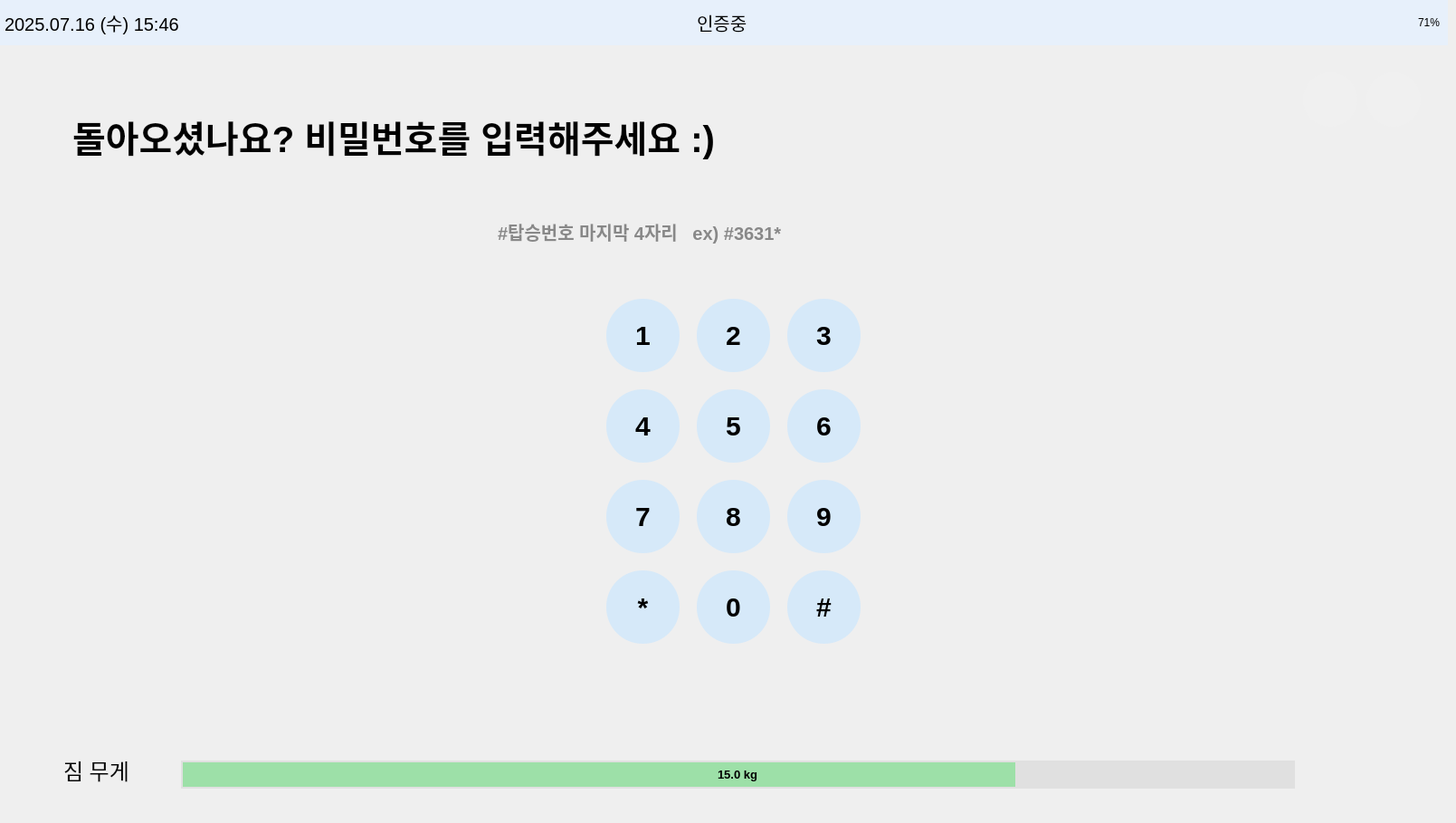
    <widget class="QWidget" name="page_user_valid">
     <widget class="QPushButton" name="btn_home11">
      <property name="geometry">
       <rect>
        <x>1440</x>
        <y>80</y>
        <width>60</width>
        <height>60</height>
       </rect>
      </property>
      <property name="palette">
       <palette>
        <active>
         <colorrole role="Button">
          <brush brushstyle="SolidPattern">
           <color alpha="255">
            <red>240</red>
            <green>240</green>
            <blue>240</blue>
           </color>
          </brush>
         </colorrole>
         <colorrole role="Base">
          <brush brushstyle="SolidPattern">
           <color alpha="255">
            <red>240</red>
            <green>240</green>
            <blue>240</blue>
           </color>
          </brush>
         </colorrole>
         <colorrole role="Window">
          <brush brushstyle="SolidPattern">
           <color alpha="255">
            <red>240</red>
            <green>240</green>
            <blue>240</blue>
           </color>
          </brush>
         </colorrole>
        </active>
        <inactive>
         <colorrole role="Button">
          <brush brushstyle="SolidPattern">
           <color alpha="255">
            <red>240</red>
            <green>240</green>
            <blue>240</blue>
           </color>
          </brush>
         </colorrole>
         <colorrole role="Base">
          <brush brushstyle="SolidPattern">
           <color alpha="255">
            <red>240</red>
            <green>240</green>
            <blue>240</blue>
           </color>
          </brush>
         </colorrole>
         <colorrole role="Window">
          <brush brushstyle="SolidPattern">
           <color alpha="255">
            <red>240</red>
            <green>240</green>
            <blue>240</blue>
           </color>
          </brush>
         </colorrole>
        </inactive>
        <disabled>
         <colorrole role="Button">
          <brush brushstyle="SolidPattern">
           <color alpha="255">
            <red>240</red>
            <green>240</green>
            <blue>240</blue>
           </color>
          </brush>
         </colorrole>
         <colorrole role="Base">
          <brush brushstyle="SolidPattern">
           <color alpha="255">
            <red>240</red>
            <green>240</green>
            <blue>240</blue>
           </color>
          </brush>
         </colorrole>
         <colorrole role="Window">
          <brush brushstyle="SolidPattern">
           <color alpha="255">
            <red>240</red>
            <green>240</green>
            <blue>240</blue>
           </color>
          </brush>
         </colorrole>
        </disabled>
       </palette>
      </property>
      <property name="styleSheet">
       <string notr="true">QPushButton {
    border: none;
    border-radius: 30px;
    background-color: #F0F0F0;
}</string>
      </property>
      <property name="text">
       <string/>
      </property>
      <property name="icon">
       <iconset>
        <normaloff>icon/home.png</normaloff>icon/home.png</iconset>
      </property>
      <property name="iconSize">
       <size>
        <width>40</width>
        <height>40</height>
       </size>
      </property>
     </widget>
     <widget class="QPushButton" name="btn_back11">
      <property name="geometry">
       <rect>
        <x>1510</x>
        <y>80</y>
        <width>60</width>
        <height>60</height>
       </rect>
      </property>
      <property name="palette">
       <palette>
        <active>
         <colorrole role="Button">
          <brush brushstyle="SolidPattern">
           <color alpha="255">
            <red>240</red>
            <green>240</green>
            <blue>240</blue>
           </color>
          </brush>
         </colorrole>
         <colorrole role="Base">
          <brush brushstyle="SolidPattern">
           <color alpha="255">
            <red>240</red>
            <green>240</green>
            <blue>240</blue>
           </color>
          </brush>
         </colorrole>
         <colorrole role="Window">
          <brush brushstyle="SolidPattern">
           <color alpha="255">
            <red>240</red>
            <green>240</green>
            <blue>240</blue>
           </color>
          </brush>
         </colorrole>
        </active>
        <inactive>
         <colorrole role="Button">
          <brush brushstyle="SolidPattern">
           <color alpha="255">
            <red>240</red>
            <green>240</green>
            <blue>240</blue>
           </color>
          </brush>
         </colorrole>
         <colorrole role="Base">
          <brush brushstyle="SolidPattern">
           <color alpha="255">
            <red>240</red>
            <green>240</green>
            <blue>240</blue>
           </color>
          </brush>
         </colorrole>
         <colorrole role="Window">
          <brush brushstyle="SolidPattern">
           <color alpha="255">
            <red>240</red>
            <green>240</green>
            <blue>240</blue>
           </color>
          </brush>
         </colorrole>
        </inactive>
        <disabled>
         <colorrole role="Button">
          <brush brushstyle="SolidPattern">
           <color alpha="255">
            <red>240</red>
            <green>240</green>
            <blue>240</blue>
           </color>
          </brush>
         </colorrole>
         <colorrole role="Base">
          <brush brushstyle="SolidPattern">
           <color alpha="255">
            <red>240</red>
            <green>240</green>
            <blue>240</blue>
           </color>
          </brush>
         </colorrole>
         <colorrole role="Window">
          <brush brushstyle="SolidPattern">
           <color alpha="255">
            <red>240</red>
            <green>240</green>
            <blue>240</blue>
           </color>
          </brush>
         </colorrole>
        </disabled>
       </palette>
      </property>
      <property name="styleSheet">
       <string notr="true">QPushButton {
    border: none;
    border-radius: 30px;
    background-color: #F0F0F0;
}</string>
      </property>
      <property name="text">
       <string/>
      </property>
      <property name="icon">
       <iconset>
        <normaloff>icon/back.png</normaloff>icon/back.png</iconset>
      </property>
      <property name="iconSize">
       <size>
        <width>40</width>
        <height>40</height>
       </size>
      </property>
     </widget>
     <widget class="QProgressBar" name="weight_bar11">
      <property name="geometry">
       <rect>
        <x>200</x>
        <y>840</y>
        <width>1231</width>
        <height>31</height>
       </rect>
      </property>
      <property name="font">
       <font>
        <pointsize>10</pointsize>
        <weight>75</weight>
        <bold>true</bold>
       </font>
      </property>
      <property name="styleSheet">
       <string notr="true">QProgressBar {
    border: 2px solid #E0E0E0;         /* 테두리: 불투명 회색 */
    border-radius: 30px;               /* 둥글게 */
    background-color: #E0E0E0;         /* 배경: 불투명 연회색 */
    text-align: center;                /* 텍스트 중앙 정렬 */
}

QProgressBar::chunk {
    background-color: rgba(129, 224, 144, 180);   /* 초록색 바 + 투명도 */
    border-radius: 30px;
}
</string>
      </property>
      <property name="maximum">
       <number>20000</number>
      </property>
      <property name="value">
       <number>15000</number>
      </property>
      <property name="format">
       <string>15.0 kg</string>
      </property>
     </widget>
     <widget class="QFrame" name="topbar11">
      <property name="geometry">
       <rect>
        <x>0</x>
        <y>0</y>
        <width>1600</width>
        <height>50</height>
       </rect>
      </property>
      <property name="palette">
       <palette>
        <active>
         <colorrole role="WindowText">
          <brush brushstyle="SolidPattern">
           <color alpha="255">
            <red>0</red>
            <green>0</green>
            <blue>0</blue>
           </color>
          </brush>
         </colorrole>
         <colorrole role="Button">
          <brush brushstyle="SolidPattern">
           <color alpha="255">
            <red>231</red>
            <green>240</green>
            <blue>251</blue>
           </color>
          </brush>
         </colorrole>
         <colorrole role="Light">
          <brush brushstyle="SolidPattern">
           <color alpha="255">
            <red>255</red>
            <green>116</green>
            <blue>116</blue>
           </color>
          </brush>
         </colorrole>
         <colorrole role="Midlight">
          <brush brushstyle="SolidPattern">
           <color alpha="255">
            <red>247</red>
            <green>63</green>
            <blue>63</blue>
           </color>
          </brush>
         </colorrole>
         <colorrole role="Dark">
          <brush brushstyle="SolidPattern">
           <color alpha="255">
            <red>120</red>
            <green>6</green>
            <blue>6</blue>
           </color>
          </brush>
         </colorrole>
         <colorrole role="Mid">
          <brush brushstyle="SolidPattern">
           <color alpha="255">
            <red>160</red>
            <green>7</green>
            <blue>7</blue>
           </color>
          </brush>
         </colorrole>
         <colorrole role="Text">
          <brush brushstyle="SolidPattern">
           <color alpha="255">
            <red>0</red>
            <green>0</green>
            <blue>0</blue>
           </color>
          </brush>
         </colorrole>
         <colorrole role="BrightText">
          <brush brushstyle="SolidPattern">
           <color alpha="255">
            <red>255</red>
            <green>255</green>
            <blue>255</blue>
           </color>
          </brush>
         </colorrole>
         <colorrole role="ButtonText">
          <brush brushstyle="SolidPattern">
           <color alpha="255">
            <red>0</red>
            <green>0</green>
            <blue>0</blue>
           </color>
          </brush>
         </colorrole>
         <colorrole role="Base">
          <brush brushstyle="SolidPattern">
           <color alpha="255">
            <red>231</red>
            <green>240</green>
            <blue>251</blue>
           </color>
          </brush>
         </colorrole>
         <colorrole role="Window">
          <brush brushstyle="SolidPattern">
           <color alpha="255">
            <red>231</red>
            <green>240</green>
            <blue>251</blue>
           </color>
          </brush>
         </colorrole>
         <colorrole role="Shadow">
          <brush brushstyle="SolidPattern">
           <color alpha="255">
            <red>0</red>
            <green>0</green>
            <blue>0</blue>
           </color>
          </brush>
         </colorrole>
         <colorrole role="AlternateBase">
          <brush brushstyle="SolidPattern">
           <color alpha="255">
            <red>247</red>
            <green>133</green>
            <blue>133</blue>
           </color>
          </brush>
         </colorrole>
         <colorrole role="ToolTipBase">
          <brush brushstyle="SolidPattern">
           <color alpha="255">
            <red>255</red>
            <green>255</green>
            <blue>220</blue>
           </color>
          </brush>
         </colorrole>
         <colorrole role="ToolTipText">
          <brush brushstyle="SolidPattern">
           <color alpha="255">
            <red>0</red>
            <green>0</green>
            <blue>0</blue>
           </color>
          </brush>
         </colorrole>
         <colorrole role="PlaceholderText">
          <brush brushstyle="SolidPattern">
           <color alpha="128">
            <red>0</red>
            <green>0</green>
            <blue>0</blue>
           </color>
          </brush>
         </colorrole>
        </active>
        <inactive>
         <colorrole role="WindowText">
          <brush brushstyle="SolidPattern">
           <color alpha="255">
            <red>0</red>
            <green>0</green>
            <blue>0</blue>
           </color>
          </brush>
         </colorrole>
         <colorrole role="Button">
          <brush brushstyle="SolidPattern">
           <color alpha="255">
            <red>231</red>
            <green>240</green>
            <blue>251</blue>
           </color>
          </brush>
         </colorrole>
         <colorrole role="Light">
          <brush brushstyle="SolidPattern">
           <color alpha="255">
            <red>255</red>
            <green>116</green>
            <blue>116</blue>
           </color>
          </brush>
         </colorrole>
         <colorrole role="Midlight">
          <brush brushstyle="SolidPattern">
           <color alpha="255">
            <red>247</red>
            <green>63</green>
            <blue>63</blue>
           </color>
          </brush>
         </colorrole>
         <colorrole role="Dark">
          <brush brushstyle="SolidPattern">
           <color alpha="255">
            <red>120</red>
            <green>6</green>
            <blue>6</blue>
           </color>
          </brush>
         </colorrole>
         <colorrole role="Mid">
          <brush brushstyle="SolidPattern">
           <color alpha="255">
            <red>160</red>
            <green>7</green>
            <blue>7</blue>
           </color>
          </brush>
         </colorrole>
         <colorrole role="Text">
          <brush brushstyle="SolidPattern">
           <color alpha="255">
            <red>0</red>
            <green>0</green>
            <blue>0</blue>
           </color>
          </brush>
         </colorrole>
         <colorrole role="BrightText">
          <brush brushstyle="SolidPattern">
           <color alpha="255">
            <red>255</red>
            <green>255</green>
            <blue>255</blue>
           </color>
          </brush>
         </colorrole>
         <colorrole role="ButtonText">
          <brush brushstyle="SolidPattern">
           <color alpha="255">
            <red>0</red>
            <green>0</green>
            <blue>0</blue>
           </color>
          </brush>
         </colorrole>
         <colorrole role="Base">
          <brush brushstyle="SolidPattern">
           <color alpha="255">
            <red>231</red>
            <green>240</green>
            <blue>251</blue>
           </color>
          </brush>
         </colorrole>
         <colorrole role="Window">
          <brush brushstyle="SolidPattern">
           <color alpha="255">
            <red>231</red>
            <green>240</green>
            <blue>251</blue>
           </color>
          </brush>
         </colorrole>
         <colorrole role="Shadow">
          <brush brushstyle="SolidPattern">
           <color alpha="255">
            <red>0</red>
            <green>0</green>
            <blue>0</blue>
           </color>
          </brush>
         </colorrole>
         <colorrole role="AlternateBase">
          <brush brushstyle="SolidPattern">
           <color alpha="255">
            <red>247</red>
            <green>133</green>
            <blue>133</blue>
           </color>
          </brush>
         </colorrole>
         <colorrole role="ToolTipBase">
          <brush brushstyle="SolidPattern">
           <color alpha="255">
            <red>255</red>
            <green>255</green>
            <blue>220</blue>
           </color>
          </brush>
         </colorrole>
         <colorrole role="ToolTipText">
          <brush brushstyle="SolidPattern">
           <color alpha="255">
            <red>0</red>
            <green>0</green>
            <blue>0</blue>
           </color>
          </brush>
         </colorrole>
         <colorrole role="PlaceholderText">
          <brush brushstyle="SolidPattern">
           <color alpha="128">
            <red>0</red>
            <green>0</green>
            <blue>0</blue>
           </color>
          </brush>
         </colorrole>
        </inactive>
        <disabled>
         <colorrole role="WindowText">
          <brush brushstyle="SolidPattern">
           <color alpha="255">
            <red>120</red>
            <green>6</green>
            <blue>6</blue>
           </color>
          </brush>
         </colorrole>
         <colorrole role="Button">
          <brush brushstyle="SolidPattern">
           <color alpha="255">
            <red>231</red>
            <green>240</green>
            <blue>251</blue>
           </color>
          </brush>
         </colorrole>
         <colorrole role="Light">
          <brush brushstyle="SolidPattern">
           <color alpha="255">
            <red>255</red>
            <green>116</green>
            <blue>116</blue>
           </color>
          </brush>
         </colorrole>
         <colorrole role="Midlight">
          <brush brushstyle="SolidPattern">
           <color alpha="255">
            <red>247</red>
            <green>63</green>
            <blue>63</blue>
           </color>
          </brush>
         </colorrole>
         <colorrole role="Dark">
          <brush brushstyle="SolidPattern">
           <color alpha="255">
            <red>120</red>
            <green>6</green>
            <blue>6</blue>
           </color>
          </brush>
         </colorrole>
         <colorrole role="Mid">
          <brush brushstyle="SolidPattern">
           <color alpha="255">
            <red>160</red>
            <green>7</green>
            <blue>7</blue>
           </color>
          </brush>
         </colorrole>
         <colorrole role="Text">
          <brush brushstyle="SolidPattern">
           <color alpha="255">
            <red>120</red>
            <green>6</green>
            <blue>6</blue>
           </color>
          </brush>
         </colorrole>
         <colorrole role="BrightText">
          <brush brushstyle="SolidPattern">
           <color alpha="255">
            <red>255</red>
            <green>255</green>
            <blue>255</blue>
           </color>
          </brush>
         </colorrole>
         <colorrole role="ButtonText">
          <brush brushstyle="SolidPattern">
           <color alpha="255">
            <red>120</red>
            <green>6</green>
            <blue>6</blue>
           </color>
          </brush>
         </colorrole>
         <colorrole role="Base">
          <brush brushstyle="SolidPattern">
           <color alpha="255">
            <red>231</red>
            <green>240</green>
            <blue>251</blue>
           </color>
          </brush>
         </colorrole>
         <colorrole role="Window">
          <brush brushstyle="SolidPattern">
           <color alpha="255">
            <red>231</red>
            <green>240</green>
            <blue>251</blue>
           </color>
          </brush>
         </colorrole>
         <colorrole role="Shadow">
          <brush brushstyle="SolidPattern">
           <color alpha="255">
            <red>0</red>
            <green>0</green>
            <blue>0</blue>
           </color>
          </brush>
         </colorrole>
         <colorrole role="AlternateBase">
          <brush brushstyle="SolidPattern">
           <color alpha="255">
            <red>240</red>
            <green>11</green>
            <blue>11</blue>
           </color>
          </brush>
         </colorrole>
         <colorrole role="ToolTipBase">
          <brush brushstyle="SolidPattern">
           <color alpha="255">
            <red>255</red>
            <green>255</green>
            <blue>220</blue>
           </color>
          </brush>
         </colorrole>
         <colorrole role="ToolTipText">
          <brush brushstyle="SolidPattern">
           <color alpha="255">
            <red>0</red>
            <green>0</green>
            <blue>0</blue>
           </color>
          </brush>
         </colorrole>
         <colorrole role="PlaceholderText">
          <brush brushstyle="SolidPattern">
           <color alpha="128">
            <red>0</red>
            <green>0</green>
            <blue>0</blue>
           </color>
          </brush>
         </colorrole>
        </disabled>
       </palette>
      </property>
      <property name="styleSheet">
       <string>background-color: #e7f0fb;</string>
      </property>
      <widget class="QLabel" name="label_datetime11">
       <property name="geometry">
        <rect>
         <x>5</x>
         <y>0</y>
         <width>331</width>
         <height>50</height>
        </rect>
       </property>
       <property name="font">
        <font>
         <pointsize>15</pointsize>
        </font>
       </property>
       <property name="text">
        <string>2025.07.16 (수) 15:46</string>
       </property>
      </widget>
      <widget class="QLabel" name="label_battery11">
       <property name="geometry">
        <rect>
         <x>1470</x>
         <y>0</y>
         <width>121</width>
         <height>50</height>
        </rect>
       </property>
       <property name="text">
        <string>71%</string>
       </property>
       <property name="alignment">
        <set>Qt::AlignRight|Qt::AlignTrailing|Qt::AlignVCenter</set>
       </property>
      </widget>
      <widget class="QLabel" name="label_status11">
       <property name="geometry">
        <rect>
         <x>770</x>
         <y>0</y>
         <width>141</width>
         <height>50</height>
        </rect>
       </property>
       <property name="font">
        <font>
         <pointsize>15</pointsize>
         <weight>50</weight>
         <bold>false</bold>
        </font>
       </property>
       <property name="text">
        <string>인증중</string>
       </property>
      </widget>
      <widget class="QLabel" name="label_image11">
       <property name="geometry">
        <rect>
         <x>720</x>
         <y>3</y>
         <width>51</width>
         <height>51</height>
        </rect>
       </property>
       <property name="font">
        <font>
         <pointsize>14</pointsize>
        </font>
       </property>
       <property name="text">
        <string/>
       </property>
       <property name="pixmap">
        <pixmap>icon/사용자인증중.png</pixmap>
       </property>
       <property name="scaledContents">
        <bool>true</bool>
       </property>
      </widget>
     </widget>
     <widget class="QLabel" name="label_ps_text11">
      <property name="geometry">
       <rect>
        <x>80</x>
        <y>90</y>
        <width>1361</width>
        <height>121</height>
       </rect>
      </property>
      <property name="font">
       <font>
        <pointsize>30</pointsize>
        <weight>75</weight>
        <bold>true</bold>
       </font>
      </property>
      <property name="styleSheet">
       <string notr="true">background-color: rgba(255, 255, 255, 0);</string>
      </property>
      <property name="text">
       <string>돌아오셨나요? 비밀번호를 입력해주세요 :)</string>
      </property>
      <property name="alignment">
       <set>Qt::AlignLeading|Qt::AlignLeft|Qt::AlignVCenter</set>
      </property>
     </widget>
     <widget class="QLabel" name="label_weight11">
      <property name="geometry">
       <rect>
        <x>70</x>
        <y>830</y>
        <width>101</width>
        <height>41</height>
       </rect>
      </property>
      <property name="font">
       <font>
        <pointsize>18</pointsize>
       </font>
      </property>
      <property name="styleSheet">
       <string notr="true">QLabel {
    color: #000000;  /* 원하는 색상 코드로 변경 */
}
</string>
      </property>
      <property name="text">
       <string>짐 무게</string>
      </property>
      <property name="alignment">
       <set>Qt::AlignLeading|Qt::AlignLeft|Qt::AlignVCenter</set>
      </property>
     </widget>
     <widget class="QLabel" name="label_ps_hint11">
      <property name="geometry">
       <rect>
        <x>550</x>
        <y>230</y>
        <width>351</width>
        <height>51</height>
       </rect>
      </property>
      <property name="font">
       <font>
        <pointsize>15</pointsize>
        <weight>75</weight>
        <bold>true</bold>
       </font>
      </property>
      <property name="styleSheet">
       <string notr="true">QLabel {
    background-color: transparent;
    color: #888888;  /* 연한 회색 */
}
</string>
      </property>
      <property name="text">
       <string>#탑승번호 마지막 4자리   ex) #3631*</string>
      </property>
      <property name="alignment">
       <set>Qt::AlignLeading|Qt::AlignLeft|Qt::AlignVCenter</set>
      </property>
     </widget>
     <widget class="QPushButton" name="btn_1">
      <property name="geometry">
       <rect>
        <x>670</x>
        <y>330</y>
        <width>81</width>
        <height>81</height>
       </rect>
      </property>
      <property name="font">
       <font>
        <pointsize>-1</pointsize>
        <weight>75</weight>
        <bold>true</bold>
       </font>
      </property>
      <property name="styleSheet">
       <string notr="true">QPushButton {
    background-color: #d6e9f9;
    border: none;
    border-radius: 40px;        /* 반지름 = 버튼 크기 절반 */
    min-width: 80px;
    min-height: 80px;
    font-size: 30px;
    font-weight: bold;
    color: #000000;
}
</string>
      </property>
      <property name="text">
       <string>1</string>
      </property>
     </widget>
     <widget class="QPushButton" name="btn_2">
      <property name="geometry">
       <rect>
        <x>770</x>
        <y>330</y>
        <width>81</width>
        <height>81</height>
       </rect>
      </property>
      <property name="font">
       <font>
        <pointsize>-1</pointsize>
        <weight>75</weight>
        <bold>true</bold>
       </font>
      </property>
      <property name="styleSheet">
       <string notr="true">QPushButton {
    background-color: #d6e9f9;
    border: none;
    border-radius: 40px;        /* 반지름 = 버튼 크기 절반 */
    min-width: 80px;
    min-height: 80px;
    font-size: 30px;
    font-weight: bold;
    color: #000000;
}
</string>
      </property>
      <property name="text">
       <string>2</string>
      </property>
     </widget>
     <widget class="QPushButton" name="btn_3">
      <property name="geometry">
       <rect>
        <x>870</x>
        <y>330</y>
        <width>81</width>
        <height>81</height>
       </rect>
      </property>
      <property name="font">
       <font>
        <pointsize>-1</pointsize>
        <weight>75</weight>
        <bold>true</bold>
       </font>
      </property>
      <property name="styleSheet">
       <string notr="true">QPushButton {
    background-color: #d6e9f9;
    border: none;
    border-radius: 40px;        /* 반지름 = 버튼 크기 절반 */
    min-width: 80px;
    min-height: 80px;
    font-size: 30px;
    font-weight: bold;
    color: #000000;
}
</string>
      </property>
      <property name="text">
       <string>3</string>
      </property>
     </widget>
     <widget class="QPushButton" name="btn_4">
      <property name="geometry">
       <rect>
        <x>670</x>
        <y>430</y>
        <width>81</width>
        <height>81</height>
       </rect>
      </property>
      <property name="font">
       <font>
        <pointsize>-1</pointsize>
        <weight>75</weight>
        <bold>true</bold>
       </font>
      </property>
      <property name="styleSheet">
       <string notr="true">QPushButton {
    background-color: #d6e9f9;
    border: none;
    border-radius: 40px;        /* 반지름 = 버튼 크기 절반 */
    min-width: 80px;
    min-height: 80px;
    font-size: 30px;
    font-weight: bold;
    color: #000000;
}
</string>
      </property>
      <property name="text">
       <string>4</string>
      </property>
     </widget>
     <widget class="QPushButton" name="btn_5">
      <property name="geometry">
       <rect>
        <x>770</x>
        <y>430</y>
        <width>81</width>
        <height>81</height>
       </rect>
      </property>
      <property name="font">
       <font>
        <pointsize>-1</pointsize>
        <weight>75</weight>
        <bold>true</bold>
       </font>
      </property>
      <property name="styleSheet">
       <string notr="true">QPushButton {
    background-color: #d6e9f9;
    border: none;
    border-radius: 40px;        /* 반지름 = 버튼 크기 절반 */
    min-width: 80px;
    min-height: 80px;
    font-size: 30px;
    font-weight: bold;
    color: #000000;
}
</string>
      </property>
      <property name="text">
       <string>5</string>
      </property>
     </widget>
     <widget class="QPushButton" name="btn_6">
      <property name="geometry">
       <rect>
        <x>870</x>
        <y>430</y>
        <width>81</width>
        <height>81</height>
       </rect>
      </property>
      <property name="font">
       <font>
        <pointsize>-1</pointsize>
        <weight>75</weight>
        <bold>true</bold>
       </font>
      </property>
      <property name="styleSheet">
       <string notr="true">QPushButton {
    background-color: #d6e9f9;
    border: none;
    border-radius: 40px;        /* 반지름 = 버튼 크기 절반 */
    min-width: 80px;
    min-height: 80px;
    font-size: 30px;
    font-weight: bold;
    color: #000000;
}
</string>
      </property>
      <property name="text">
       <string>6</string>
      </property>
     </widget>
     <widget class="QPushButton" name="btn_9">
      <property name="geometry">
       <rect>
        <x>870</x>
        <y>530</y>
        <width>81</width>
        <height>81</height>
       </rect>
      </property>
      <property name="font">
       <font>
        <pointsize>-1</pointsize>
        <weight>75</weight>
        <bold>true</bold>
       </font>
      </property>
      <property name="styleSheet">
       <string notr="true">QPushButton {
    background-color: #d6e9f9;
    border: none;
    border-radius: 40px;        /* 반지름 = 버튼 크기 절반 */
    min-width: 80px;
    min-height: 80px;
    font-size: 30px;
    font-weight: bold;
    color: #000000;
}
</string>
      </property>
      <property name="text">
       <string>9</string>
      </property>
     </widget>
     <widget class="QPushButton" name="btn_7">
      <property name="geometry">
       <rect>
        <x>670</x>
        <y>530</y>
        <width>81</width>
        <height>81</height>
       </rect>
      </property>
      <property name="font">
       <font>
        <pointsize>-1</pointsize>
        <weight>75</weight>
        <bold>true</bold>
       </font>
      </property>
      <property name="styleSheet">
       <string notr="true">QPushButton {
    background-color: #d6e9f9;
    border: none;
    border-radius: 40px;        /* 반지름 = 버튼 크기 절반 */
    min-width: 80px;
    min-height: 80px;
    font-size: 30px;
    font-weight: bold;
    color: #000000;
}
</string>
      </property>
      <property name="text">
       <string>7</string>
      </property>
     </widget>
     <widget class="QPushButton" name="btn_8">
      <property name="geometry">
       <rect>
        <x>770</x>
        <y>530</y>
        <width>81</width>
        <height>81</height>
       </rect>
      </property>
      <property name="font">
       <font>
        <pointsize>-1</pointsize>
        <weight>75</weight>
        <bold>true</bold>
       </font>
      </property>
      <property name="styleSheet">
       <string notr="true">QPushButton {
    background-color: #d6e9f9;
    border: none;
    border-radius: 40px;        /* 반지름 = 버튼 크기 절반 */
    min-width: 80px;
    min-height: 80px;
    font-size: 30px;
    font-weight: bold;
    color: #000000;
}
</string>
      </property>
      <property name="text">
       <string>8</string>
      </property>
     </widget>
     <widget class="QPushButton" name="btn_sharp">
      <property name="geometry">
       <rect>
        <x>870</x>
        <y>630</y>
        <width>81</width>
        <height>81</height>
       </rect>
      </property>
      <property name="font">
       <font>
        <pointsize>-1</pointsize>
        <weight>75</weight>
        <bold>true</bold>
       </font>
      </property>
      <property name="styleSheet">
       <string notr="true">QPushButton {
    background-color: #d6e9f9;
    border: none;
    border-radius: 40px;        /* 반지름 = 버튼 크기 절반 */
    min-width: 80px;
    min-height: 80px;
    font-size: 30px;
    font-weight: bold;
    color: #000000;
}
</string>
      </property>
      <property name="text">
       <string>#</string>
      </property>
     </widget>
     <widget class="QPushButton" name="btn_star">
      <property name="geometry">
       <rect>
        <x>670</x>
        <y>630</y>
        <width>81</width>
        <height>81</height>
       </rect>
      </property>
      <property name="font">
       <font>
        <pointsize>-1</pointsize>
        <weight>75</weight>
        <bold>true</bold>
       </font>
      </property>
      <property name="styleSheet">
       <string notr="true">QPushButton {
    background-color: #d6e9f9;
    border: none;
    border-radius: 40px;        /* 반지름 = 버튼 크기 절반 */
    min-width: 80px;
    min-height: 80px;
    font-size: 30px;
    font-weight: bold;
    color: #000000;
}
</string>
      </property>
      <property name="text">
       <string>*</string>
      </property>
     </widget>
     <widget class="QPushButton" name="btn_0">
      <property name="geometry">
       <rect>
        <x>770</x>
        <y>630</y>
        <width>81</width>
        <height>81</height>
       </rect>
      </property>
      <property name="font">
       <font>
        <pointsize>-1</pointsize>
        <weight>75</weight>
        <bold>true</bold>
       </font>
      </property>
      <property name="styleSheet">
       <string notr="true">QPushButton {
    background-color: #d6e9f9;
    border: none;
    border-radius: 40px;        /* 반지름 = 버튼 크기 절반 */
    min-width: 80px;
    min-height: 80px;
    font-size: 30px;
    font-weight: bold;
    color: #000000;
}
</string>
      </property>
      <property name="text">
       <string>0</string>
      </property>
     </widget>
     <widget class="QLabel" name="label_background11">
      <property name="geometry">
       <rect>
        <x>0</x>
        <y>50</y>
        <width>1600</width>
        <height>850</height>
       </rect>
      </property>
      <property name="text">
       <string/>
      </property>
      <property name="pixmap">
       <pixmap>icon/background.jpeg</pixmap>
      </property>
      <property name="scaledContents">
       <bool>true</bool>
      </property>
     </widget>
     <zorder>label_background11</zorder>
     <zorder>btn_home11</zorder>
     <zorder>btn_back11</zorder>
     <zorder>weight_bar11</zorder>
     <zorder>topbar11</zorder>
     <zorder>label_ps_text11</zorder>
     <zorder>label_weight11</zorder>
     <zorder>label_ps_hint11</zorder>
     <zorder>btn_1</zorder>
     <zorder>btn_2</zorder>
     <zorder>btn_3</zorder>
     <zorder>btn_4</zorder>
     <zorder>btn_5</zorder>
     <zorder>btn_6</zorder>
     <zorder>btn_9</zorder>
     <zorder>btn_7</zorder>
     <zorder>btn_8</zorder>
     <zorder>btn_sharp</zorder>
     <zorder>btn_star</zorder>
     <zorder>btn_0</zorder>
    </widget>
